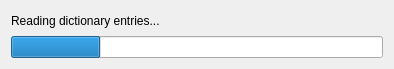
<?xml version="1.0" encoding="UTF-8"?>
<ui version="4.0">
 <class>DialogLoading</class>
 <widget class="QDialog" name="DialogLoading">
  <property name="windowModality">
   <enum>Qt::ApplicationModal</enum>
  </property>
  <property name="geometry">
   <rect>
    <x>0</x>
    <y>0</y>
    <width>394</width>
    <height>69</height>
   </rect>
  </property>
  <property name="windowTitle">
   <string>Loading dictionary...</string>
  </property>
  <property name="modal">
   <bool>true</bool>
  </property>
  <layout class="QGridLayout" name="gridLayout">
   <item row="0" column="0">
    <widget class="QLabel" name="label">
     <property name="text">
      <string>Reading dictionary entries...</string>
     </property>
    </widget>
   </item>
   <item row="1" column="0">
    <widget class="QProgressBar" name="progressBar">
     <property name="value">
      <number>24</number>
     </property>
     <property name="textVisible">
      <bool>false</bool>
     </property>
    </widget>
   </item>
  </layout>
 </widget>
 <resources/>
 <connections/>
</ui>
